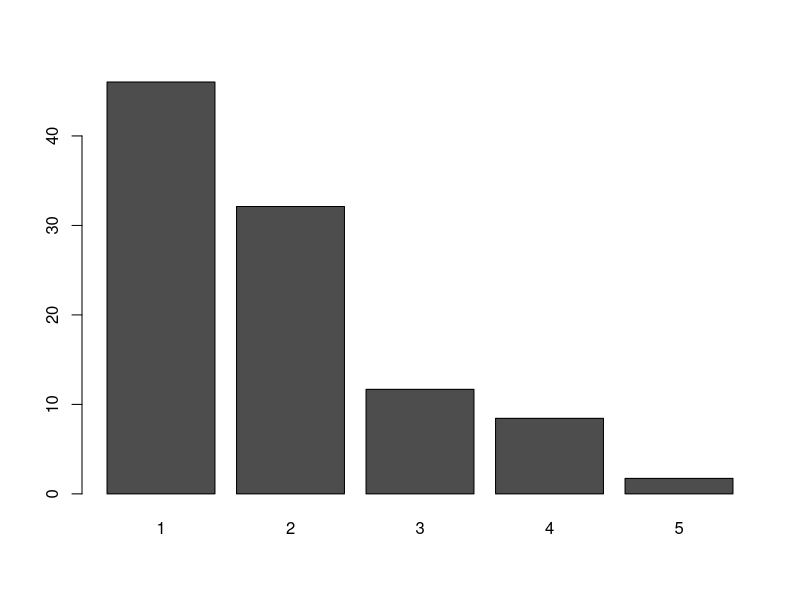
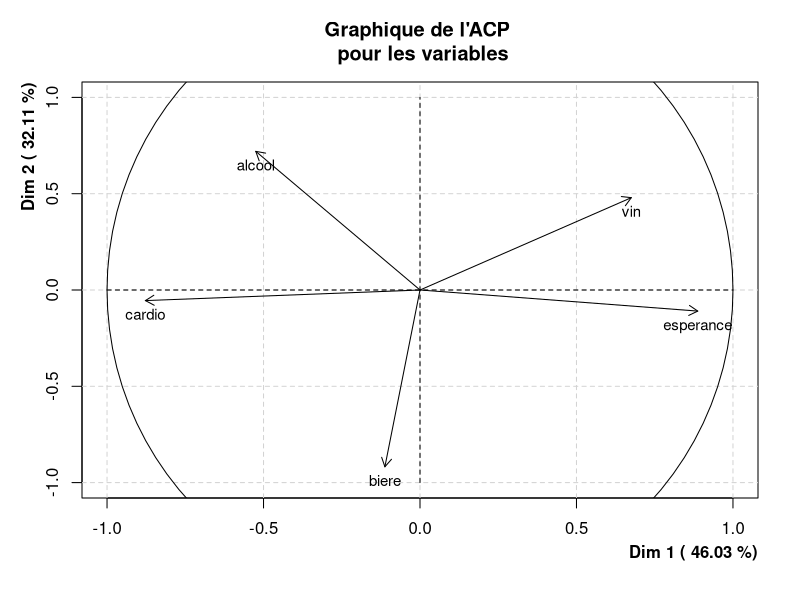

Reproduce these figures in R, in order.
# Rachid Benabdelouahed
# Baptiste Gorteau

install.packages("FactoMineR")
install.packages("plotrix")
install.packages("dplyr")
library(dplyr)
library(FactoMineR)
library(plotrix)

# paramètres graphiques

par(font.lab = 2)

# Importation des données
alcool <- read.csv("alcool.csv",sep=";",header = TRUE, row.names = 1)
alcool

# Question 1 

# fonction cr prof


ecartype <- function(x){
  sqrt(mean((x-mean(x))^2))
}

cr <- function(matrice){
  n <- nrow(matrice)
  moy <- apply(matrice, FUN = mean, MARGIN = 2)
  moy <- matrix(rep(moy, n), nrow = n, byrow = T)
  
  e_type <- apply(matrice, FUN = ecartype, MARGIN = 2)
  e_type <- matrix(rep(e_type,n), nrow = n, byrow = T)
  return((matrice-moy)/e_type)
}

# Question 2

# Création fonction ACP

acp <- function(tablecr){
  mat_cor <- cor(tablecr)
  mat_cov <- cov(tablecr)
  #calcul des inerties
  inertie <- (eigen(mat_cov)$values/sum(eigen(mat_cov)$values))*100
  inertie <- t(as.matrix(inertie))
  colnames(inertie) <- c(1:length(inertie))
  row.names(inertie) <- "Inertie des axes (en %)"
  # Coordonnées des variables
  mat_eig <- eigen(mat_cor)
  mat_val_propres <- NULL
  for(j in 1:ncol(tablecr)){
    rf <- sqrt(mat_eig$values[j])*mat_eig$vectors[,j]
    mat_val_propres <- cbind(mat_val_propres,rf)
  }
  row.names(mat_val_propres) <- colnames(tablecr)
  coord_var <- mat_val_propres[,1:3]
  colnames(coord_var) <- c("axe1","axe2","axe3")
  # Coordonnées des individus
  axe1 <- 0
  axe2 <- 0
  axe3 <- 0
  for (i in 1:ncol(tablecr)){
    axe1 <- axe1+tablecr[,i]*eigen(mat_cor)$vectors[i,1]
    axe2 <- axe2+tablecr[,i]*eigen(mat_cor)$vectors[i,2]
    axe3 <- axe3+tablecr[,i]*eigen(mat_cor)$vectors[i,3]
  }
  coord_indiv <- data.frame(axe1,axe2,axe3)
  row.names(coord_indiv) <- rownames(tablecr)
  return(list("inertie" =inertie ,"var"=coord_var,"indiv"=coord_indiv))
}

barplot(acp(cr(alcool))$inertie)
cr(alcool)

#Normé à la valeur propre et diviser par n du côté des variables

# Question 3 

plotacp <- function(X,axe1,axe2,type){
  if(type=="ind"){
    plot(X$indiv[,axe1],X$indiv[,axe2],pch=20,main="Graphique de l'ACP \n pour les individus",xlab="",ylab="",xlim=c(min(X$ind[,axe1])-0.5,max(X$ind[,axe1])+0.5),ylim=c(min(X$ind[,axe2])-0.5,max(X$ind[,axe2])+0.5))
    title(xlab = paste("Dim",axe1,"(",round(X$inertie[1,axe1],2),"%)"),ylab =paste("Dim",axe2,"(",round(X$inertie[1,axe2],2),"%)"),adj=1,line=2.2)
    grid(NULL,NULL,lty=2,lwd=1)
    abline(h=0)
    abline(v=0)
    text(X$indiv[,axe1],X$indiv[,axe2],labels=row.names(X$indiv),cex=0.9,pos=1)
  }
  if(type=="var"){
    plot(X$var[,axe1],X$var[,axe2],xlim=c(-1,1),ylim=c(-1,1),type="n",main="Graphique de l'ACP \n pour les variables",xlab="",ylab="")
    title(xlab = paste("Dim",axe1,"(",round(X$inertie[1,axe1],2),"%)"),ylab =paste("Dim",axe2,"(",round(X$inertie[1,axe2],2),"%)"),adj=1,line=2.2)
    grid(NULL,NULL,lty=2,lwd=1)
    segments(-1,0,1,0,lty=2)
    segments(0,-1,0,1,lty=2)
    draw.circle(0,0,1)
    text(X$var[,axe1],X$var[,axe2],labels=row.names(X$var),cex=0.9,pos=1)
    for(i in 1:nrow(X$var)){
      arrows(0,0,X$var[i,axe1],X$var[i,axe2],length = 0.1)
    }
  }
}

plotacp(acp(cr(alcool)),1,2,"var")

# Question 4

indsup <- function(data_frame,ind_sup){
  table_ind_sup <- data_frame[ind_sup,]
  n <- nrow(table_ind_sup)
  data_frame_2 <- data_frame[-ind_sup,]
  moy_table <- apply(data_frame_2,FUN=mean,MARGIN = 2)
  moy_table <-  matrix(rep(moy_table, n), nrow = n, byrow = T)
  ec_type_table <- apply(data_frame_2,FUN=ecartype, MARGIN = 2)
  ec_type_table <- matrix(rep(ec_type_table,n), nrow = n, byrow = T)
  ind_sup_cr <- (table_ind_sup-moy_table)/ec_type_table
  axe1 <- 0
  axe2 <- 0
  axe3 <- 0
  mat_vect_propre <- eigen(cov(cr(data_frame_2)))$vectors
  for (i in 1:ncol(table_ind_sup)){
    axe1 <- axe1+ind_sup_cr[,i]*mat_vect_propre[i,1]
    axe2 <- axe2+ind_sup_cr[,i]*mat_vect_propre[i,2]
    axe3 <- axe3+ind_sup_cr[,i]*mat_vect_propre[i,3]
  }
  coord_indiv <- data.frame(axe1,axe2,axe3)
  row.names(coord_indiv) <- row.names(data_frame[ind_sup,])
  return(coord_indiv)
}

indsup(alcool,c(1,2))
